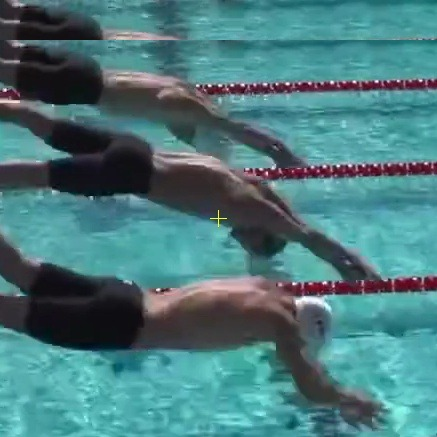
#> input picture vlm_refs/example_HANDS_AIR.jpg, 437 x 437 px
$ python -i ropes.py   (imports and definitions only)
#> lines starting #> are read from the running program, lines starting #| are printed output that depends on the picture; after the words box and inside, x2 and y2 are one past the last pixel; in counts of white or black regions, pixels touching at a corner belong together
#> further down, picture is the input picture: shape (437, 437, 3); mean B, G, R 125.1, 121.8, 74.4
### swim/config.py
"""swimRaceAI — konstanty a .env."""

import os
from pathlib import Path


def load_dotenv_file(path: Path | None = None) -> None:
    """Load KEY=VALUE pairs from a local .env into os.environ (if missing)."""
    env_path = path or (Path(__file__).resolve().parent.parent / ".env")
    if not env_path.is_file():
        return
    for raw in env_path.read_text(encoding="utf-8").splitlines():
        line = raw.strip()
        if not line or line.startswith("#") or "=" not in line:
            continue
        key, value = line.split("=", 1)
        key = key.strip()
        value = value.strip().strip("'").strip('"')
        if key and key not in os.environ:
            os.environ[key] = value


load_dotenv_file()

# Look for the start beep in the first minute of audio. Broadcast intros /
# commentary often eat the first 15s, so a longer window is safer.
SEARCH_SECONDS = 60.0

# YOLO only looks at the first 10 seconds of picture. Faster on a laptop.
DETECT_SECONDS = 6

# Fallback track length when no hard cut exists after the beep. Prefer the
# first camera cut as the end of the start analysis when one is available.
TRACK_SECONDS = 6.0

# Hard camera-cut detection. Frames are downscaled before comparison, so this
# remains cheap even for 4K video. A cut must pass BOTH the histogram and pixel
# floors; this prevents a local splash from looking like a whole-scene edit.
CUT_DETECT_WIDTH = 256
CUT_DETECT_HEIGHT = 144
CUT_HIST_MIN = 0.20
CUT_PIXEL_MIN = 0.08
CUT_SCORE_MIN = 0.20
# One edit can make two adjacent frame pairs look unusual. Keep only the
# strongest local peak and suppress another result for this many seconds.
CUT_PEAK_RADIUS_FRAMES = 2
CUT_MIN_GAP_SECONDS = 0.50

# Official World Aquatics "reaction time" = beep -> feet LEAVE the block
# (pressure switch), usually ~0.55-0.80s for freestyle. We approximate that
# with a BIG body move, not a 12px SAM wobble.
#
# Threshold is a FRACTION of the swimmer's on-screen size (not raw pixels),
# so zoom / distance / resolution do not need re-calibration every time.
# Optional: once tune with --known-rt 0.62, then set LEAVE_BLOCK_BODY_FRAC.
LEAVE_BLOCK_BODY_FRAC = 0.75
# Require that big move to last this long (seconds) so noise does not count.
LEAVE_HOLD_SECONDS = 0.05
# After the beep, resample motion every 0.01s (like the timing console).
RT_STEP_SECONDS = 0.01
# If the mask center jumps farther than this in one frame, treat it as an
# identity switch (neighbor steal) and keep the previous mask instead.
# At 30fps a real dive move is usually under this; a lane-jump is bigger.
MAX_CENTER_JUMP_PX = 90

# Hybrid RT: vision LM finds when feet leave the block. Needs OPENAI_API_KEY.
# Pick a vision Chat Completions model via SWIM_VLM_MODEL in .env, e.g.:
#   gpt-4o-mini | gpt-4.1-mini | gpt-4o | gpt-4.1 | gpt-5.2 | gpt-5.4 | gpt-5.6-terra
# See .env.example for the full list. Default: gpt-4o
VLM_MODEL = os.environ.get("SWIM_VLM_MODEL", "gpt-4o")
VLM_API_BASE = os.environ.get("OPENAI_BASE_URL", "https://api.openai.com/v1").rstrip("/")
# Ask the LM in this full window after the beep.
VLM_RT_MIN_SECONDS = 0.50
VLM_RT_SEARCH_SECONDS = 1.20
# Dense band (typical RT): sample every VLM_SAMPLE_DENSE_STEP.
VLM_DENSE_MIN_SECONDS = 0.58
VLM_DENSE_MAX_SECONDS = 0.80
VLM_SAMPLE_DENSE_STEP_SECONDS = 0.03
# Outside the dense band (still inside 0.50–1.20): coarser samples.
VLM_SAMPLE_COARSE_STEP_SECONDS = 0.05
# Need this many LEFT_BLOCK answers in a row (no ON in between) to trust leave.
# Stops "LEFT then 0.2s later still ON" false alarms when the crop missed a foot.
# 2 is enough WITH the occlusion veto active (the veto catches false LEFTs
# during contact); without the veto the code requires one more. Confirming
# fast matters: once locked, sampling stops, so a NEIGHBOUR's foot flying
# through the crop later can no longer flip a parasitic ON.
VLM_LEFT_CONFIRM = 2
# Tight crop around feet + block (not the whole pool / other lanes).
# Final crop side length is clamped to this range (pixels).
VLM_CROP_MIN_SIDE = 360
VLM_CROP_MAX_SIDE = 520
# Max side length of JPEG sent to the LM.
VLM_JPEG_MAX_SIDE = 512

# Tight crop mode: build the window from the swimmer's OWN block (found once
# at beep time, when the feet are provably standing on it) instead of from the
# whole body box. A small region is UPSCALED to VLM_JPEG_MAX_SIDE rather than
# widened, so neighbouring lanes never enter the picture just to hit a minimum
# size. Set False to fall back to the old body-box crop.
VLM_TIGHT_CROP = True
# Padding around the block rect, as multiples of the block width / height.
# "fwd" is the dive direction (towards the water), inferred per video.
# PAD_UP is deliberately small: on a side camera the flying swimmer's feet
# visually cross the FARTHER lanes' blocks (parallax, higher in the image).
# Keeping those blocks out of frame stops the LM judging them.
VLM_BLOCK_PAD_FWD = 0.85
VLM_BLOCK_PAD_BACK = 0.40
VLM_BLOCK_PAD_UP = 0.90
VLM_BLOCK_PAD_DOWN = 0.55
# Search window (fraction of frame size) used to find the swimmer's block
# around their feet at beep time.
VLM_BLOCK_SEARCH_FRAC = 0.30
# Darken anything outside the swimmer's own block region so leftover
# neighbouring lanes cannot be mistaken for "the" block. 1.0 disables it.
VLM_DIM_OUTSIDE = 0.30
# Motion refine (reported on its own line; primary RT stays LM).
VLM_REFINE_SIGNAL_FRAC = 0.55
# Few-shot reference photos shown to the LM before each crop.
VLM_REFS_DIR = Path(__file__).resolve().parent.parent / "vlm_refs"
VLM_REF_ON = VLM_REFS_DIR / "example_ON_BLOCK.jpg"
VLM_REF_ON_HARD = VLM_REFS_DIR / "example_ON_BLOCK_hard.jpg"
VLM_REF_LEFT = VLM_REFS_DIR / "example_LEFT_BLOCK.jpg"
VLM_REF_LEFT_HARD = VLM_REFS_DIR / "example_LEFT_BLOCK_hard.jpg"
VLM_REF_ON_WEDGE = VLM_REFS_DIR / "example_ON_BLOCK_wedge.jpg"
# Local foot∩block overlap: force ON_BLOCK if this many pixels touch.
# (Legacy skin-hue veto — only used when the tight block crop is unavailable.
# Skin hue misses shadowed feet entirely, so prefer the occlusion veto below.)
VLM_OVERLAP_FORCE_ON_PX = 80
# Occlusion veto: the platform shape is locked from a reference frame where it
# is EMPTY (after the swimmer left). Per sample, changed pixels inside that
# shape (vs the empty reference, shadows filtered out) = something still
# covering the platform. If a LEFT answer arrives while at least this fraction
# is covered, force ON_BLOCK.
# 0.04 measured on test1: empty platform noise is 0-2 percent, the last real
# toe contact at the front edge reads 6-7 percent. The LM misses that toe
# (dark shin against the pillar) — the veto is what carries those frames.
VLM_OCCLUSION_FORCE_ON_FRAC = 0.04

# Hand entry: first time hands touch the water after leave-block.
VLM_HAND_SEARCH_SECONDS = 0.90
VLM_HAND_SAMPLE_STEP_SECONDS = 0.10
VLM_HAND_CONFIRM = 3
# Local hand-entry scan (no API, every frame): surface disturbance inside the
# swimmer's OWN lane band. An outdoor pool with people in it shimmers and
# ripples EVERYWHERE, so a plain frame diff fires constantly — the entry blob
# differs from shimmer by being COMPACT (dense in one grid cell), ABOVE the
# per-cell ambient baseline, and PERSISTENT at one spot across frames.
HAND_LOCAL_MIN_FLIGHT_SECONDS = 0.15
# After this long past leave the hands are in the water no matter what the
# LM sees — a late UNKNOWN (splash hides the hands) counts as WATER.
HAND_UNKNOWN_IS_WATER_AFTER_SECONDS = 0.60
HAND_LOCAL_CELL_PX = 24
HAND_LOCAL_CELL_SIGNAL = 0.30
HAND_LOCAL_CONFIRM_FRAMES = 3
# Local splash second vote (bright foam fraction / frame-to-frame change).
VLM_HAND_SPLASH_WHITE_FRAC = 0.07
VLM_HAND_SPLASH_DELTA = 0.040
# Soft override: very strong splash can flip AIR → WATER.
VLM_HAND_SPLASH_STRONG_FRAC = 0.14
VLM_REF_HANDS_AIR = VLM_REFS_DIR / "example_HANDS_AIR.jpg"
VLM_REF_HANDS_WATER = VLM_REFS_DIR / "example_HANDS_WATER.jpg"
VLM_REF_HANDS_WATER_SPLASH = VLM_REFS_DIR / "example_HANDS_WATER_splash.jpg"

# A swim start beep is usually a mid/high tone, not a splash or a voice.
# Hz = Hertz = "how many vibrations per second". Higher Hz = higher pitch.
BEEP_MIN_HZ = 800
BEEP_MAX_HZ = 3000

# Measure loudness in tiny slices of audio (20 milliseconds each).
# Smaller windows = more precise time, but noisier measurements.
WINDOW_MS = 20

# File types we treat as videos inside the folder.
VIDEO_EXTENSIONS = {".mp4", ".mov", ".mkv", ".avi", ".webm", ".m4v"}

# Detect model (COCO "person"), not pose. Pose missed the crouched starts.
YOLO_DETECT_MODEL = "yolo26m.pt"

# Open-vocabulary model: we tell it the words "swimmer" / "starting block".
YOLO_WORLD_MODEL = "yolov8m-worldv2.pt"
WORLD_CLASSES = ["swimmer", "person on starting block", "athlete"]

# In the COCO dataset, class 0 = person.
PERSON_CLASS_ID = 0

# Low-ish, but 0.12 was showing junk like 0.13 fragments.
PERSON_CONFIDENCE = 0.25
WORLD_CONFIDENCE = 0.20

YOLO_IMAGE_SIZE = 960
WORLD_IMAGE_SIZE = 1280

# Evaluation mode after the first camera cut. This intentionally keeps every
# raw swimmer box so the output shows false positives as well as successes;
# filtering by a requested lane comes only after this experiment.
#
# Default detector: DBDoco's YOLOv5 fine-tuned for swimmers
# (https://github.com/DBDoco/yolo-swimmer-detection, MIT). Needs the classic
# YOLOv5 code under third_party/yolov5 — Ultralytics YOLO v8+ cannot load it.
YOLO_SWIMMER_MODEL = Path("models/yolo_swimmer/best.pt")
YOLOV5_REPO = Path("third_party/yolov5")
YOLO_SWIMMER_PREVIEW_SECONDS = 30.0
YOLO_SWIMMER_CONFIDENCE = 0.25
YOLO_SWIMMER_IMAGE_SIZE = 960
YOLO_SWIMMER_EVERY_N_FRAMES = 3

# SAM 3 -> SAM 2 post-cut re-acquisition. SAM 3 scans the shot for "swimmer"
# (cut -> next cut) and stops once one lane tracklet is recurring + confident;
# SAM 2 then tracks from that seed back and forward. Sample every ~0.5s so the
# slow SAM 3 text pass stays tractable on CPU (~8s/frame).
REACQUIRE_STABLE_HITS = 2
REACQUIRE_MIN_CONFIDENCE = 0.50
REACQUIRE_MATCH_IOU = 0.15
REACQUIRE_MATCH_CENTER_FRAME_FRAC = 0.08
REACQUIRE_SEED_EVERY_SECONDS = 0.5
REACQUIRE_MAX_TRACK_SECONDS = 6.0
# A single missing SAM 2 frame is normal under spray. Re-acquire only after a
# continuous gap, and cap the number of expensive SAM 3 retries per shot.
REACQUIRE_LOST_SECONDS = 0.5
REACQUIRE_MAX_RESEEDS = 3
# SAM 3 periodically checks whether SAM 2 still overlaps a swimmer concept in
# the requested lane. Two disagreements trigger a clean re-seed even when SAM
# 2 still returns a non-empty mask on wake/foam.
REACQUIRE_VERIFY_EVERY_SECONDS = 2.0
REACQUIRE_VERIFY_MISSES = 2
REACQUIRE_VERIFY_MIN_CONFIDENCE = 0.50
REACQUIRE_VERIFY_CENTER_FRAME_FRAC = 0.10

# Lane geometry is still detected continuously. These values only smooth its
# presentation and reject one-off fits; a repeated new fit is accepted so a
# real pan/zoom is followed instead of freezing the old ropes.
ROPE_SMOOTH_ALPHA = 0.35
ROPE_MAX_JUMP_LANE_FRAC = 0.30
ROPE_NEW_GEOMETRY_CONFIRMATIONS = 4
ROPE_MAX_MISSING_UPDATES = 15
ROPE_MIN_QUALITY = 0.62
# How much better a candidate must explain the current frame before it may
# replace held geometry, including across a lane-numbering shift, and how many
# consecutive updates must agree so the overlay cannot oscillate.
ROPE_FITNESS_OVERRIDE_MARGIN = 0.05
ROPE_FITNESS_OVERRIDE_CONFIRMATIONS = 2

# A SAM 3 re-seed must remain reasonably close to the last SAM 2 position.
# Velocity is intentionally ignored: after SAM 2 latches onto wake the speed
# estimate is garbage and would throw away the real swimmer. Allowance grows
# with time because the body keeps moving while the mask is missing.
REACQUIRE_POSITION_BASE_FRAME_FRAC = 0.18
REACQUIRE_POSITION_GROWTH_FRAME_FRAC_PER_SECOND = 0.10
# If YOLO sees a person_swimmer in the lane, a SAM 3 box must overlap it
# (foam veto). If YOLO sees nothing, SAM 3 is used alone.
REACQUIRE_YOLO_OVERLAP_IOU = 0.05

# SAM 3 concept segmentation. Lane ropes decide which detection is which lane.
SAM3_MODEL = Path("sam3.pt")
SAM3_TEXT_PROMPTS = ["swimmer"]
SAM3_CONFIDENCE = 0.25
# Must be a multiple of SAM 3's max stride (14).
SAM3_IMAGE_SIZE = 644
SAM3_EVERY_N_FRAMES = 5
# How many seconds AFTER the first cut to run (keeps CPU runs tractable).
SAM3_AFTER_CUT_SECONDS = 10.0
SAM3_POOL_Y_TOP_FRAC = 0.10
SAM3_POOL_Y_BOTTOM_FRAC = 0.78
SAM3_NEAR_LANE_IS_BOTTOM = True

# Lower iou = merge overlapping boxes more aggressively (tiles + two models).
YOLO_IOU = 0.32

# Wider left crop so leaning bodies are not cut off.
BLOCK_CROP_WIDTH = 0.42

# Smaller tiles = more zoom on 1-2 lanes.
TILE_HEIGHT_RATIO = 0.30
TILE_OVERLAP_RATIO = 0.16

# Skip frames to keep a laptop usable (2 = every other frame, reuse last boxes).
DETECT_EVERY_N_FRAMES = 2

# Ignore people too far left (crowd/officials) or too far right (in the water).
ON_BLOCK_X_MIN = 0.12
ON_BLOCK_X_MAX = 0.60

LANE_COUNT = 8

# COCO pose is unused for the main detector now. Standing filter is optional.
MAX_UPRIGHT = 0.28
KEYPOINT_MIN_CONF = 0.25

# Soft red hint only (not a hard requirement).
RED_OVERLAP = 0.008

# Tiny SAM 2 model. First run downloads it. Follows the person you click.
SAM_TRACK_MODEL = "sam2_t.pt"

# Where we save the video with boxes drawn on it.
OUTPUT_FOLDER = Path("output")


# --- Temporal box filter (stable crop provider for stroke/pose analysis) ---
# The SAM box is a crop supplier, not the deliverable: pose estimation needs
# a SMOOTH center + scale, few dropouts — not a pixel-perfect mask.
LANE_WIDTH_M = 2.5
# A swimmer is <= 2.2 m long; a longer box contains wake -> trim the trailing
# side. Slack for outstretched arms + a bit of perspective error.
BOX_MAX_LEN_M = 2.6
# Box height cap as a multiple of the local lane width in the image.
BOX_MAX_HEIGHT_LANES = 1.2
# EMA weights: center follows quickly, size changes slowly (perspective).
BOX_CENTER_ALPHA = 0.35
BOX_SIZE_ALPHA = 0.22
# Reject instantaneous size jumps vs the recent median (wake bloat, slivers).
BOX_SIZE_GATE = 1.6
# Bridge SAM dropouts by prediction for at most this long.
BOX_PREDICT_MAX_SECONDS = 1.0
# No-pose flag (underwater/glide): little foam AND low contrast vs the lane.
NO_POSE_FOAM_FRAC = 0.0025  # backstroke makes little foam, but not none; 0.006 flagged 39% of a surface leg
NO_POSE_CONTRAST_RATIO = 1.15  # contrast is far below threshold on far lanes; the foam leg is the binding one

### swim/ropes.py
"""Detect lane boundaries from lane ropes plus the water surface itself.

A naive "long coloured line" detector also fires on deck edges, gutter tiles
and scoreboard graphics, which silently shifts every lane number. The fix is
to use the water:

* an INTERIOR lane rope has water on BOTH sides,
* the outermost boundaries (far wall, near gutter) have water on ONE side,
* every accepted lane band must itself be mostly water.

For ``lane_count`` lanes this yields ``lane_count + 1`` boundaries ordered from
the top of the image to the bottom.
"""

from __future__ import annotations

from typing import NamedTuple

import cv2
import numpy as np

from .config import (
    ROPE_FITNESS_OVERRIDE_CONFIRMATIONS,
    ROPE_FITNESS_OVERRIDE_MARGIN,
    ROPE_MAX_JUMP_LANE_FRAC,
    ROPE_MAX_MISSING_UPDATES,
    ROPE_MIN_QUALITY,
    ROPE_NEW_GEOMETRY_CONFIRMATIONS,
    ROPE_SMOOTH_ALPHA,
)


class RopeLine(NamedTuple):
    """Image line represented by y = slope*x + intercept."""

    slope: float
    intercept: float
    score: float

    def y_at(self, x: float) -> float:
        return self.slope * x + self.intercept


class LaneGeometry(NamedTuple):
    """A fitted lane ladder plus evidence supporting that fit."""

    ropes: list[RopeLine]
    quality: float
    inlier_count: int
    direct_matches: int
    min_water: float
    mean_water: float
    fit_error: float


class RopeTemporalFilter:
    """Smooth valid rope fits without assuming that the camera is static.

    Gradual motion is blended immediately. A large jump must repeat before it
    replaces the current geometry, which removes isolated bad ladder fits but
    still follows a genuine pan, zoom, or abrupt in-shot camera adjustment.
    """

    # [167 lines left out: functions __init__, _distance, _blend, _looks_like_lane_index_shift, update, not called in this run]


def raw_water_mask(frame: np.ndarray) -> np.ndarray:
    """Per-pixel water/foam mask (no morphology)."""
    hsv = cv2.cvtColor(frame, cv2.COLOR_BGR2HSV)
#> hsv: shape (437, 437, 3); mean H, S, V 98.4, 103.8, 127.9
    hue, saturation, value = cv2.split(hsv)
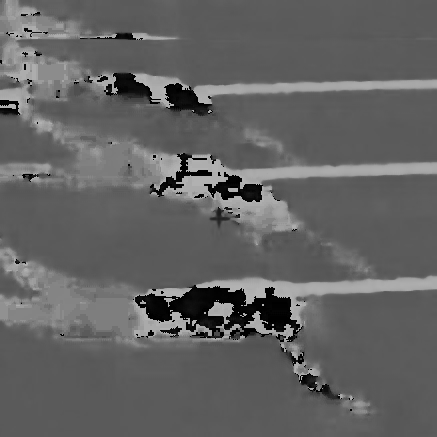
#> hue: shape (437, 437); min 0, max 179, mean 98.4
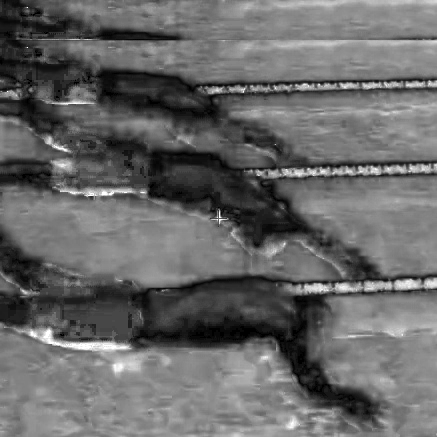
#> saturation: shape (437, 437); min 0, max 255, mean 103.8
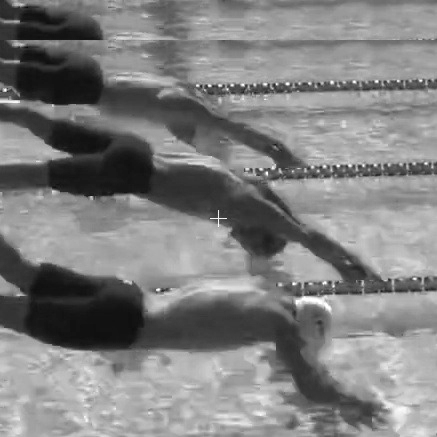
#> value: shape (437, 437); min 6, max 255, mean 127.9
    water = (hue > 75) & (hue < 105) & (saturation > 60) & (value > 60)
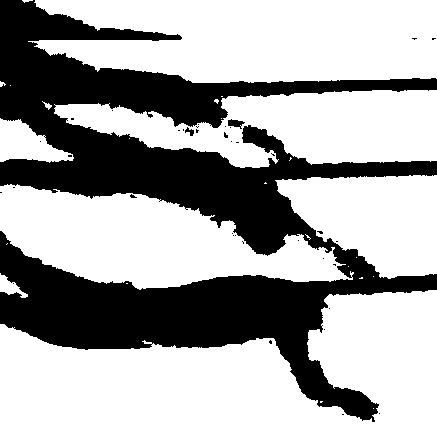
#> water: shape (437, 437) bool; 65.8% white; 38 black regions (35 under 20 px), largest, box (x1, y1, x2, y2) and area: (0, 0, 437, 422) 65059, (228, 119, 245, 129) 96, (185, 127, 194, 136) 40
    foam = (saturation < 70) & (value > 170)
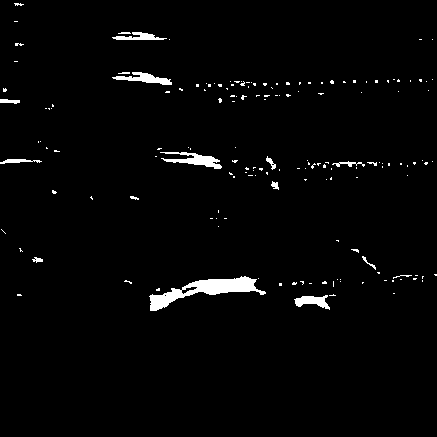
#> foam: shape (437, 437) bool; 2.1% white; 164 white regions (147 under 20 px), largest, box (x1, y1, x2, y2) and area: (149, 276, 266, 311) 1399, (160, 152, 222, 169) 458, (112, 72, 172, 85) 354
    return (water | foam).astype(np.uint8)
#> returned value: shape (437, 437); values 0 (black) and 1 (white), 67.8% white; 46 black regions (42 under 20 px), largest, box (x1, y1, x2, y2) and area: (0, 0, 437, 422) 61215, (228, 119, 245, 129) 96, (213, 276, 241, 279) 59, (185, 127, 194, 136) 40


def pool_water_mask(frame: np.ndarray) -> np.ndarray:
    """Filled swimming-surface mask used to validate lane bands."""
    mask = raw_water_mask(frame)
    mask = cv2.morphologyEx(mask, cv2.MORPH_CLOSE, np.ones((9, 9), np.uint8))
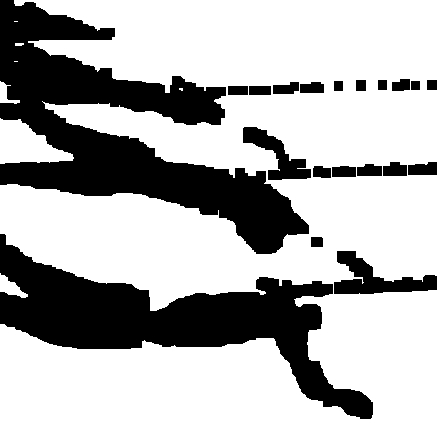
#> mask: shape (437, 437); values 0 (black) and 1 (white), 70.4% white; 20 black regions, largest, box (x1, y1, x2, y2) and area: (0, 0, 309, 254) 28316, (0, 234, 373, 419) 21860, (334, 251, 437, 294) 2001

    count, labels, stats, _ = cv2.connectedComponentsWithStats(mask, 8)
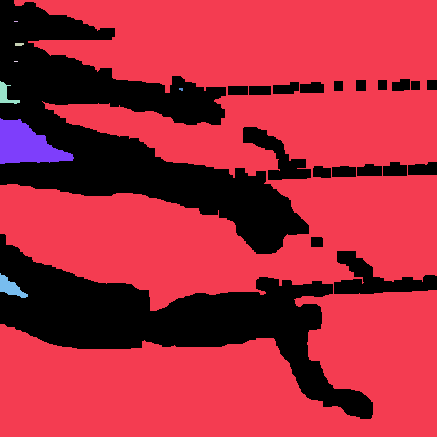
#> labels: shape (437, 437) int32; 9 distinct labels, from 0 to 8; one colour per label, 0 black
#> count = 9; stats = [[0, 0, 437, 419, 56542], [0, 0, 437, 437, 131823], [14, 21, 4, 1, 4], [15, 43, 9, 3, 25], [14, 61, 4, 1, 4], [0, 81, 20, 23, 189], [179, 88, 4, 3, 10], [0, 118, 74, 46, 2050], [0, 273, 28, 25, 322]]
    if count <= 1:
        return mask * 255
    largest = 1 + int(np.argmax(stats[1:, cv2.CC_STAT_AREA]))
#> largest = 1
#> (the rest of the program and of its run is left out)
